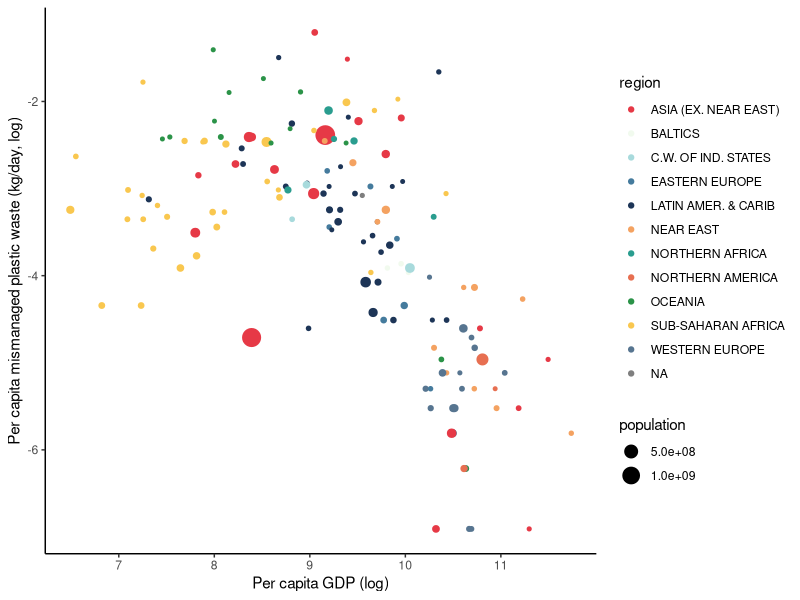
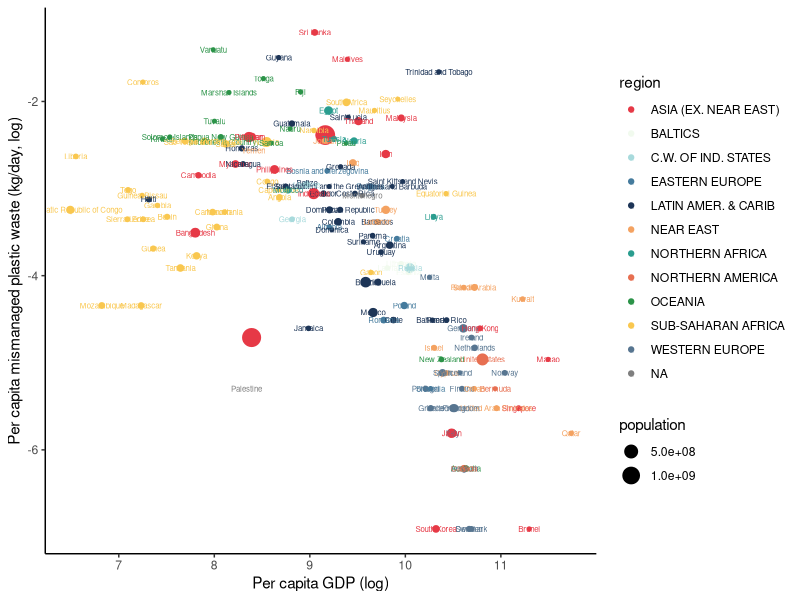

These charts were generated, in order, by the following R code:
library(readr)
library(dplyr)
library(ggplot2)

plastic <- read_csv("data-plastic.csv")

# Step 1: Basic Scatterplot
p1 <- plastic |> 
  ggplot(aes(x = log(gdp), y = log(per_capita_mismanaged))) +
  geom_point()

# Step 2: Make the dots reflect country size and continent
p2 <- plastic |> 
  ggplot(aes(x = log(gdp), y = log(per_capita_mismanaged), 
             size = population, color = region)) +
  geom_point() 

# Step 3: Fix Labels, Add Theme, Change Color Palette
# store 11 colours in my color palette
my_colors <- c("#E63946", "#F1FAEE", "#A8DADC", 
               "#457B9D", "#1D3557", "#F4A261", 
               "#2A9D8F", "#E76F51", "#2B9348", 
               "#F9C74F", "#577590")

p3 <- p2 + labs(y = "Per capita mismanaged plastic waste (kg/day, log)", 
          x = "Per capita GDP (log)") + 
  theme_classic() + 
  scale_color_manual(values = my_colors)
p3

# Step 4: Add text labels for the countries and a smoother
p4 <- p3 + geom_text(aes(label = country), size = 2)
p4
